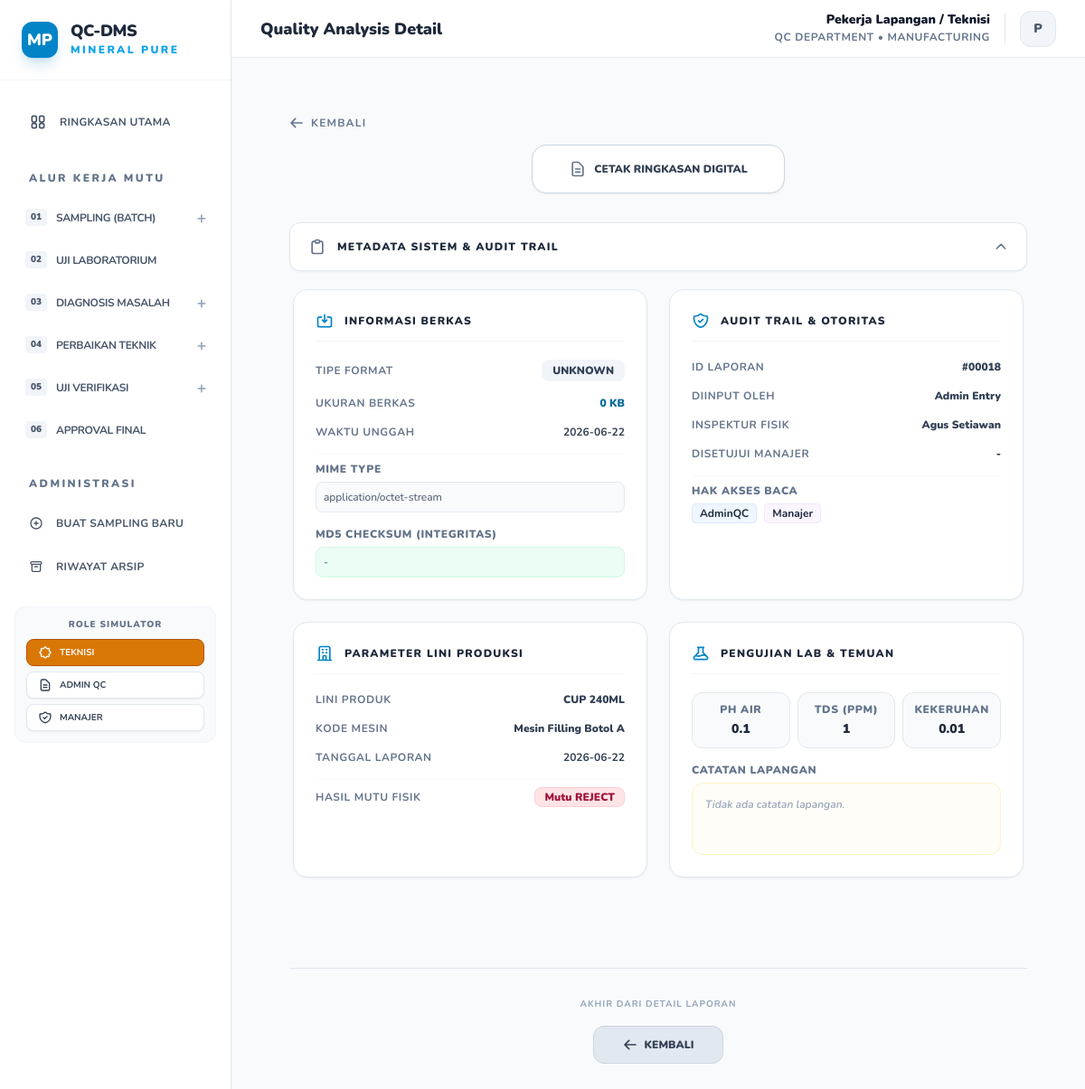
The page /view.php?id=18 on the database its author committed.
### tables this page shows
CREATE TABLE documents (
        id INTEGER PRIMARY KEY AUTOINCREMENT,
        no_dokumen TEXT UNIQUE,
        nama_dokumen TEXT,
        produk TEXT,
        jenis TEXT,
        tanggal TEXT,
        inspector TEXT,
        machine_id TEXT,
        admin_entry_name TEXT,
        status TEXT,
        status_mutu TEXT DEFAULT 'Passed',
        approval_status TEXT DEFAULT 'Waiting Approval',
        approved_by TEXT,
        link TEXT,
        deskripsi TEXT,
        folder_path TEXT,
        parent_doc_id INTEGER,
        ph TEXT,
        tds TEXT,
        kekeruhan TEXT,
        created_at DATETIME,
        approved_at DATETIME,
        archived_at DATETIME
    , file_path TEXT, external_link TEXT);

### view.php (the view, shortened to what this page needs)
<?php
require 'db.php';
$id = $_GET['id'] ?? null;
$stmt = $pdo->prepare("SELECT * FROM documents WHERE id = ?");
$stmt->execute([$id]);
$doc = $stmt->fetch(PDO::FETCH_ASSOC);
$file_size_formatted = '0 KB';
$file_ext = 'UNKNOWN';
$file_mime = 'application/octet-stream';
$file_hash = '-';
$file_upload_time = $doc['tanggal'];
?>
<!DOCTYPE html>
<html lang="id">
<head>
    <script src="https://cdn.tailwindcss.com"></script>
</head>
<body class="bg-slate-50 min-h-screen antialiased text-slate-800">
    <?php include 'sidebar.php'; ?>
    <div class="max-w-5xl mx-auto py-4 md:py-8 px-4 md:px-8 view-container">
        <div class="mb-4 flex items-center gap-3 no-print">
            <a href="javascript:history.back()" class="flex items-center gap-2 font-bold text-slate-500 hover:text-sky-600 transition-all text-sm md:text-xs md:uppercase md:tracking-widest">
                <svg class="w-4 h-4" fill="none" stroke="currentColor" viewBox="0 0 24 24" xmlns="http://www.w3.org/2000/svg"><path stroke-linecap="round" stroke-linejoin="round" stroke-width="2.5" d="M10 19l-7-7m0 0l7-7m-7 7h18"></path></svg>
                <span>Kembali</span>
            </a>
        </div>
        <div class="mb-8 flex-col sm:flex-row justify-center items-center gap-4 sm:gap-6 no-print action-area desktop-action-toolbar hidden md:flex">
            <?php if (!empty($doc['file_path'])): ?>
                <a href="<?= htmlspecialchars($doc['file_path']) ?>" download class="w-full sm:w-auto justify-center px-10 py-4 bg-blue-600 text-white text-xs font-black uppercase rounded-2xl hover:bg-blue-700 transition-all shadow-md flex items-center gap-2">
                    <svg class="w-5 h-5" fill="none" stroke="currentColor" viewBox="0 0 24 24" xmlns="http://www.w3.org/2000/svg"><path stroke-linecap="round" stroke-linejoin="round" stroke-width="2.5" d="M4 16v1a3 3 0 003 3h10a3 3 0 003-3v-1m-4-4l-4 4m0 0l-4-4m4 4V4"></path></svg>
                    Unduh Dokumen Bukti (Asli)
                </a>
            <?php else: ?>
                <?php if ($doc['approval_status'] != 'Approved'): ?>
                    <button onclick="window.print()" class="w-full sm:w-auto justify-center px-10 py-4 bg-white border border-slate-300 text-slate-700 text-xs font-black uppercase rounded-2xl hover:bg-slate-50 transition-all shadow-sm flex items-center gap-2">
                        Cetak Ringkasan Digital
                    </button>
                <?php endif; ?>
            <?php endif; ?>
        </div>
        <div class="mb-16">
            <div class="no-print">
                <button onclick="toggleMetadata()" class="w-full py-4 px-5 bg-white hover:bg-slate-50 rounded-xl flex justify-between items-center transition-all border border-slate-200 shadow-sm">
                    <div class="flex items-center gap-3">
                        <h4 class="text-xs font-black text-slate-650 uppercase tracking-widest">Metadata Sistem & Audit Trail</h4>
                    </div>
                    <span id="metaArrow" class="transform transition-transform duration-300 text-slate-500" style="transform: rotate(180deg);">
                        <svg class="w-4 h-4" fill="none" stroke="currentColor" viewBox="0 0 24 24" xmlns="http://www.w3.org/2000/svg"><path stroke-linecap="round" stroke-linejoin="round" stroke-width="2.5" d="M19 9l-7 7-7-7"></path></svg>
                    </span>
                </button>
            </div>
            <div id="metadataSection" class="metadata-content open mt-4">
                <div class="no-print grid grid-cols-1 md:grid-cols-2 gap-6 p-1 mb-8 meta-grid">
                    <div class="bg-white p-6 rounded-2xl border border-slate-200 shadow-sm">
                        <div class="flex items-center gap-3 mb-5 pb-3 border-b border-slate-100">
                            <svg class="w-5 h-5 text-sky-600" fill="none" stroke="currentColor" viewBox="0 0 24 24" xmlns="http://www.w3.org/2000/svg">
                                <path stroke-linecap="round" stroke-linejoin="round" stroke-width="2" d="M8 7H5a2 2 0 00-2 2v9a2 2 0 002 2h14a2 2 0 002-2V9a2 2 0 00-2-2h-3m-1 4l-3 3m0 0l-3-3m3 3V4"></path>
                            </svg>
                            <h4 class="text-xs font-black text-slate-800 uppercase tracking-widest">Informasi Berkas</h4>
                        </div>
                        <ul class="space-y-4">
                            <li class="flex justify-between items-center">
                                <span class="text-xs font-bold text-slate-500 uppercase tracking-wider">Tipe Format</span>
                                <span class="text-xs font-black text-slate-700 bg-slate-100 px-3 py-1 rounded-lg"><?= $file_ext ?></span>
                            </li>
                            <li class="flex justify-between items-center">
                                <span class="text-xs font-bold text-slate-500 uppercase tracking-wider">Ukuran Berkas</span>
                                <span class="text-xs font-black text-sky-700"><?= $file_size_formatted ?></span>
                            </li>
                            <li class="flex justify-between items-center">
                                <span class="text-xs font-bold text-slate-500 uppercase tracking-wider">Waktu Unggah</span>
                                <span class="text-xs font-bold text-slate-700"><?= $file_upload_time ?></span>
                            </li>
                            <li class="flex flex-col gap-1.5 pt-2 border-t border-slate-50">
                                <span class="text-xs font-black text-slate-500 uppercase tracking-wider">MIME Type</span>
                                <span class="text-xs font-mono text-slate-600 bg-slate-50 p-2 rounded-lg border border-slate-200"><?= $file_mime ?></span>
                            </li>
                            <li class="flex flex-col gap-1.5">
                                <span class="text-xs font-black text-slate-500 uppercase tracking-wider">MD5 Checksum (Integritas)</span>
                                <span class="text-xs font-mono text-emerald-700 bg-emerald-50 p-2 rounded-lg border border-emerald-100 break-all"><?= $file_hash ?></span>
                            </li>
                        </ul>
                    </div>
                    <div class="bg-white p-6 rounded-2xl border border-slate-200 shadow-sm">
                        <div class="flex items-center gap-3 mb-5 pb-3 border-b border-slate-100">
                            <h4 class="text-xs font-black text-slate-800 uppercase tracking-widest">Audit Trail & Otoritas</h4>
                        </div>
                        <ul class="space-y-4">
                            <li class="flex justify-between items-center">
                                <span class="text-xs font-bold text-slate-500 uppercase tracking-wider">ID Laporan</span>
                                <span class="text-xs font-black text-slate-700">#<?= str_pad($doc['id'], 5, '0', STR_PAD_LEFT) ?></span>
                            </li>
                            <li class="flex justify-between items-center">
                                <span class="text-xs font-bold text-slate-500 uppercase tracking-wider">Diinput Oleh</span>
                                <span class="text-xs font-black text-slate-700"><?= htmlspecialchars(str_replace('_', ' ', $doc['admin_entry_name'] ?? 'Pekerja Lapangan')) ?></span>
                            </li>
                            <li class="flex justify-between items-center">
                                <span class="text-xs font-bold text-slate-500 uppercase tracking-wider">Inspektur Fisik</span>
                                <span class="text-xs font-black text-slate-700"><?= htmlspecialchars($doc['inspector'] ?? '-') ?></span>
                            </li>
                            <li class="flex justify-between items-center">
                                <span class="text-xs font-bold text-slate-500 uppercase tracking-wider">Disetujui Manajer</span>
                                <span class="text-xs font-black text-slate-700"><?= htmlspecialchars(explode('(', $doc['approved_by'] ?? '-')[0]) ?></span>
                            </li>
                            <li class="flex flex-col gap-1.5 pt-2 border-t border-slate-50">
                                <span class="text-xs font-black text-slate-500 uppercase tracking-wider">Hak Akses Baca</span>
                                <div class="flex gap-2">
                                    <span class="text-xs font-bold text-blue-750 bg-blue-50 px-2 py-0.5 rounded border border-blue-100">AdminQC</span>
                                    <span class="text-xs font-bold text-purple-750 bg-purple-50 px-2 py-0.5 rounded border border-purple-100">Manajer</span>
                                </div>
                            </li>
                        </ul>
                    </div>
                    <div class="bg-white p-6 rounded-2xl border border-slate-200 shadow-sm">
                        <div class="flex items-center gap-3 mb-5 pb-3 border-b border-slate-100">
                            <h4 class="text-xs font-black text-slate-800 uppercase tracking-widest">Parameter Lini Produksi</h4>
                        </div>
                        <ul class="space-y-4">
                            <li class="flex justify-between items-center">
                                <span class="text-xs font-bold text-slate-500 uppercase tracking-wider">Lini Produk</span>
                                <span class="text-xs font-black text-slate-700 uppercase"><?= htmlspecialchars(str_replace('_', ' ', $doc['produk'])) ?></span>
                            </li>
                            <li class="flex justify-between items-center">
                                <span class="text-xs font-bold text-slate-500 uppercase tracking-wider">Kode Mesin</span>
                                <span class="text-xs font-black text-slate-700"><?= htmlspecialchars($doc['machine_id'] ?? '-') ?></span>
                            </li>
                            <li class="flex justify-between items-center">
                                <span class="text-xs font-bold text-slate-500 uppercase tracking-wider">Tanggal Laporan</span>
                                <span class="text-xs font-bold text-slate-700"><?= htmlspecialchars($doc['tanggal']) ?></span>
                            </li>
                            <?php if ($doc['jenis'] == 'Uji_Lab' || $doc['jenis'] == 'Uji_Ulang'): ?>
                                <li class="flex justify-between items-center pt-2 border-t border-slate-50">
                                    <span class="text-xs font-bold text-slate-500 uppercase tracking-wider">Hasil Mutu Fisik</span>
                                    <?php $is_passed_mutu = ($doc['status_mutu'] == 'Passed' || $doc['status_mutu'] == 'Lolos'); ?>
                                    <span class="text-xs font-black <?= $is_passed_mutu ? 'text-emerald-800 bg-emerald-100 border-emerald-200' : 'text-rose-800 bg-rose-100 border-rose-200' ?> border px-2.5 py-0.5 rounded-lg">
                                        <?= $is_passed_mutu ? 'Mutu PASSED' : 'Mutu REJECT' ?>
                                    </span>
                                </li>
                            <?php endif; ?>
                        </ul>
                    </div>
                    <div class="bg-white p-6 rounded-2xl border border-slate-200 shadow-sm">
                        <div class="flex items-center gap-3 mb-5 pb-3 border-b border-slate-100">
                            <h4 class="text-xs font-black text-slate-800 uppercase tracking-widest">Pengujian Lab & Temuan</h4>
                        </div>
                        <?php if ($doc['jenis'] === 'Uji_Lab' || $doc['jenis'] === 'Uji_Ulang'): ?>
                        <div class="grid grid-cols-3 gap-2 mb-4">
                            <div class="bg-slate-50 p-2.5 rounded-xl border border-slate-150 text-center">
                                <p class="text-xs font-black text-slate-500 uppercase tracking-wider mb-1">pH Air</p>
                                <p class="text-sm font-black text-slate-800"><?= htmlspecialchars($doc['ph'] ?? '-') ?></p>
                            </div>
                            <div class="bg-slate-50 p-2.5 rounded-xl border border-slate-150 text-center">
                                <p class="text-xs font-black text-slate-500 uppercase tracking-wider mb-1">TDS (PPM)</p>
                                <p class="text-sm font-black text-slate-800"><?= htmlspecialchars($doc['tds'] ?? '-') ?></p>
                            </div>
                            <div class="bg-slate-50 p-2.5 rounded-xl border border-slate-150 text-center">
                                <p class="text-xs font-black text-slate-500 uppercase tracking-wider mb-1">Kekeruhan</p>
                                <p class="text-sm font-black text-slate-800"><?= htmlspecialchars($doc['kekeruhan'] ?? '-') ?></p>
                            </div>
                        </div>
                        <?php endif; ?>
                        <div class="flex flex-col gap-1.5">
                            <span class="text-xs font-black text-slate-500 uppercase tracking-wider">Catatan Lapangan</span>
                            <div class="text-xs font-semibold text-slate-700 bg-amber-50/40 p-3.5 rounded-xl border border-amber-100 leading-relaxed min-h-[80px]">
                                <?= !empty($doc['deskripsi']) ? $doc['deskripsi'] : '<span class="italic text-slate-400">Tidak ada catatan lapangan.</span>' ?>
                            </div>
                        </div>
                    </div>
                </div>
            </div>
        </div>
        <div class="mt-8 mb-20 no-print text-center border-t border-slate-200 pt-8">
            <p class="text-[10px] font-bold text-slate-400 uppercase mb-4 tracking-widest">Akhir dari Detail Laporan</p>
            <a href="javascript:history.back()" class="inline-flex items-center gap-2 px-8 py-3 bg-slate-200 hover:bg-slate-355 text-slate-700 font-black text-xs uppercase rounded-xl transition-all border border-slate-300">
                <svg class="w-4 h-4 text-slate-650" fill="none" stroke="currentColor" viewBox="0 0 24 24" xmlns="http://www.w3.org/2000/svg"><path stroke-linecap="round" stroke-linejoin="round" stroke-width="2.5" d="M10 19l-7-7m0 0l7-7m-7 7h18"></path></svg>
                Kembali
            </a>
        </div>
    </div>
    </main>
    </div>
    </div>
</body>
</html>

### view.php (style rules this page uses)
body { font-family: system-ui, -apple-system, BlinkMacSystemFont, "Segoe UI", Roboto, "Helvetica Neue", Arial, sans-serif; }
.metadata-content { max-height: 0; overflow: hidden; transition: max-height 0.3s ease-out; }
.metadata-content.open { max-height: 2000px; }

### sidebar.php (style rules this page uses)
body, h1, h2, h3, h4, h5, h6, p, a, span, div, button, input, select, textarea { font-family: 'Nunito', sans-serif !important; }

### rows shown on the page
documents: tanggal "2026-06-22", id "00018", admin_entry_name "Admin Entry", inspector "Agus Setiawan", approved_by "-", produk "CUP 240ML", machine "Mesin Filling Botol A", ph "0.1", tds "1", kekeruhan "0.01"

### other values the page prints
$val['num'] "01"
$val['title'] "SAMPLING (BATCH)"
$val['num'] "02"
$val['title'] "UJI LABORATORIUM"
$val['num'] "03"
$val['title'] "DIAGNOSIS MASALAH"
$val['num'] "04"
$val['title'] "PERBAIKAN TEKNIK"
$val['num'] "05"
$val['title'] "UJI VERIFIKASI"
$val['num'] "06"
$val['title'] "APPROVAL FINAL"
$role_name "Pekerja Lapangan / Teknisi"
substr($role_name, 0, 1) "P"
$file_ext "UNKNOWN"
